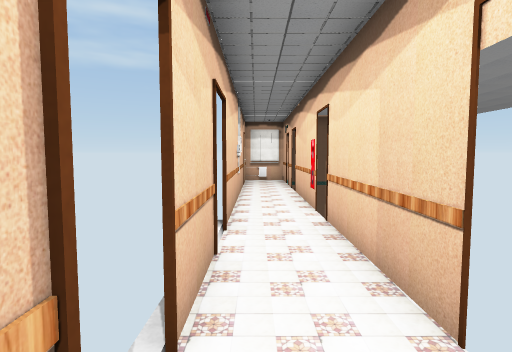
View 1 (above)

12 first-person views from a walk through a 3-D level made in the Unity game engine. The camera is 1.4 m above the floor, tilts 4° down and sees 80° across. Doors are open. The floor is counted in squares, 1 m on a side. Each view is taken from the middle of a square. On the plan, view 1 faces up. The plan holds only what a view shows up to about 14 squares ahead; the rest is blank. The place goes on beyond the plan. Some surface patterns are stand-ins.

View 2
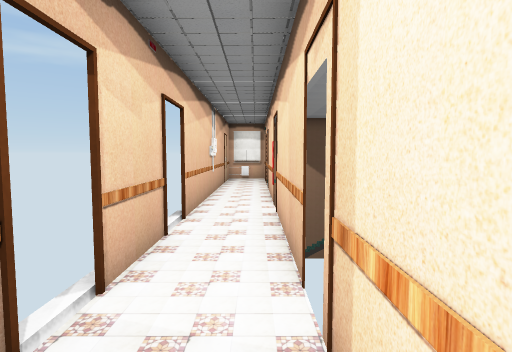

View 3
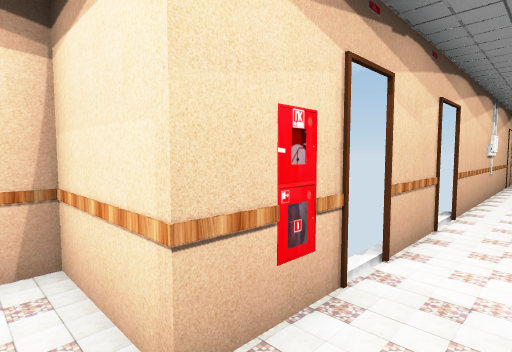

View 4
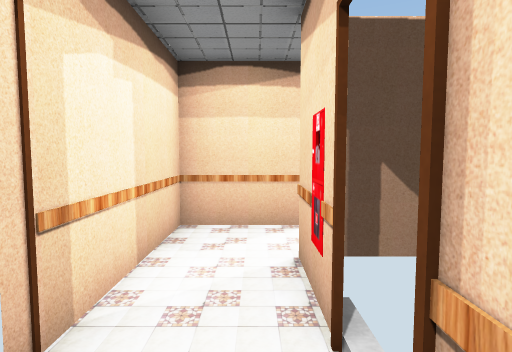

View 5
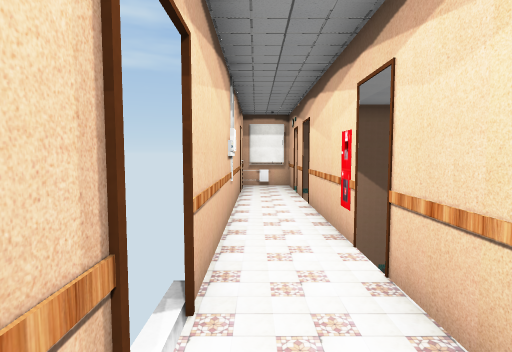

View 6
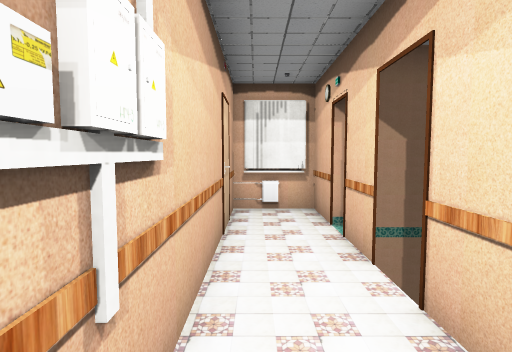

View 7
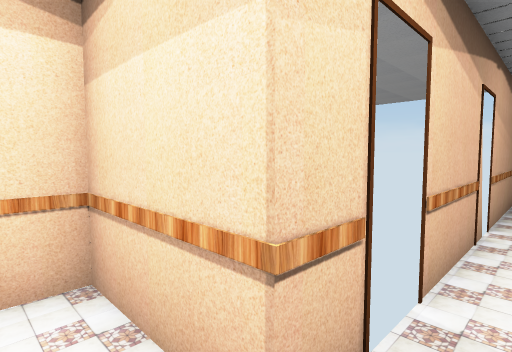

View 8
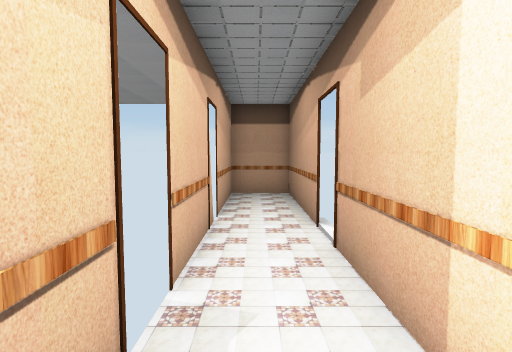

View 9
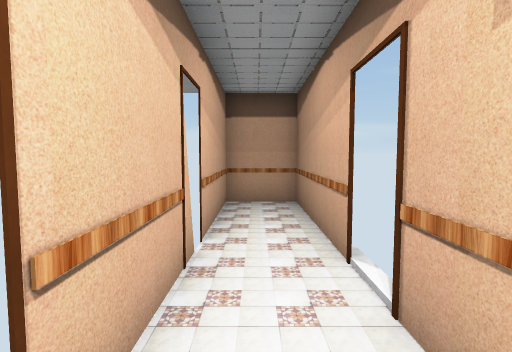

View 10
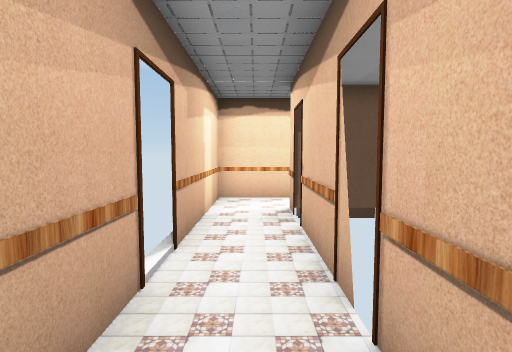

View 11
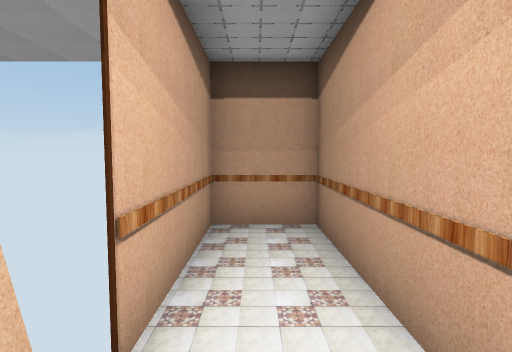

View 12
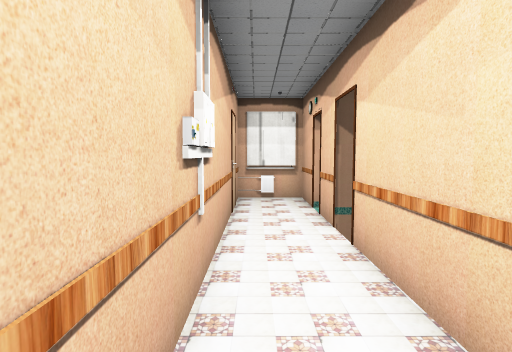

### Floor plan
Ten units are one square. View 1 is at (0, 0); x grows to the right and y downward. Boxes are objects, and circles mark ways between rooms. Rooms are numbered by the first view taken in them; rooms with no view inside come last. Other rooms are left out.
<svg viewBox="-37 -178 57 313">
<path fill="none" stroke="#000" d="M-6 -10 -6 11 -15 11M-11 30 15 30 15 -12M-6 -44 -6 -19M15 -20 15 -65M-6 -65 -6 -55M15 -75 15 -117M-6 -114 -6 -65M-32 77 -32 130 -11 130 -11 87M-11 84 -11 50M-11 40 -11 30M-15 11 -32 11 -32 66M-6 -144 -6 -114M15 -150 15 -167 8 -169M15 -127 15 -142M8 -166 -3 -170M15 -169 -6 -169 -6 -154M12 -173 -2 -173"/>
<circle cx="0" cy="-10" r="3" fill="#2a7"/>
<circle cx="15" cy="-15" r="3" fill="#2a7"/>
<circle cx="-10" cy="20" r="3" fill="#2a7"/>
<circle cx="0" cy="-70" r="3" fill="#2a7"/>
<circle cx="15" cy="-70" r="3" fill="#2a7"/>
<circle cx="0" cy="-110" r="3" fill="#2a7"/>
<circle cx="15" cy="-135" r="3" fill="#2a7"/>
<text x="0" y="10">1</text>
<text x="0" y="-40">2</text>
<text x="0" y="-90">3</text>
<text x="-20" y="70">4</text>
<text x="0" y="-140">5</text>
</svg>
Room 1 opens to room 2. Room 1 opens to room 4. Room 2 opens to room 3. Room 3 opens to room 5.

Where each view was taken, in squares from view 1:
view 1: 0 up, 0 right, facing up
view 2: 1 down, 1 right, facing up
view 3: 2 down, 1 right, facing up-left
view 4: 3 up, 0 right, facing down
view 5: 3 up, 0 right, facing up
view 6: 9 up, 0 right, facing up
view 7: 2 down, 2 left, facing down-right
view 8: 2 down, 2 left, facing down
view 9: 4 down, 2 left, facing down
view 10: 11 down, 2 left, facing up
view 11: 7 down, 2 left, facing down
view 12: 7 up, 0 right, facing up
